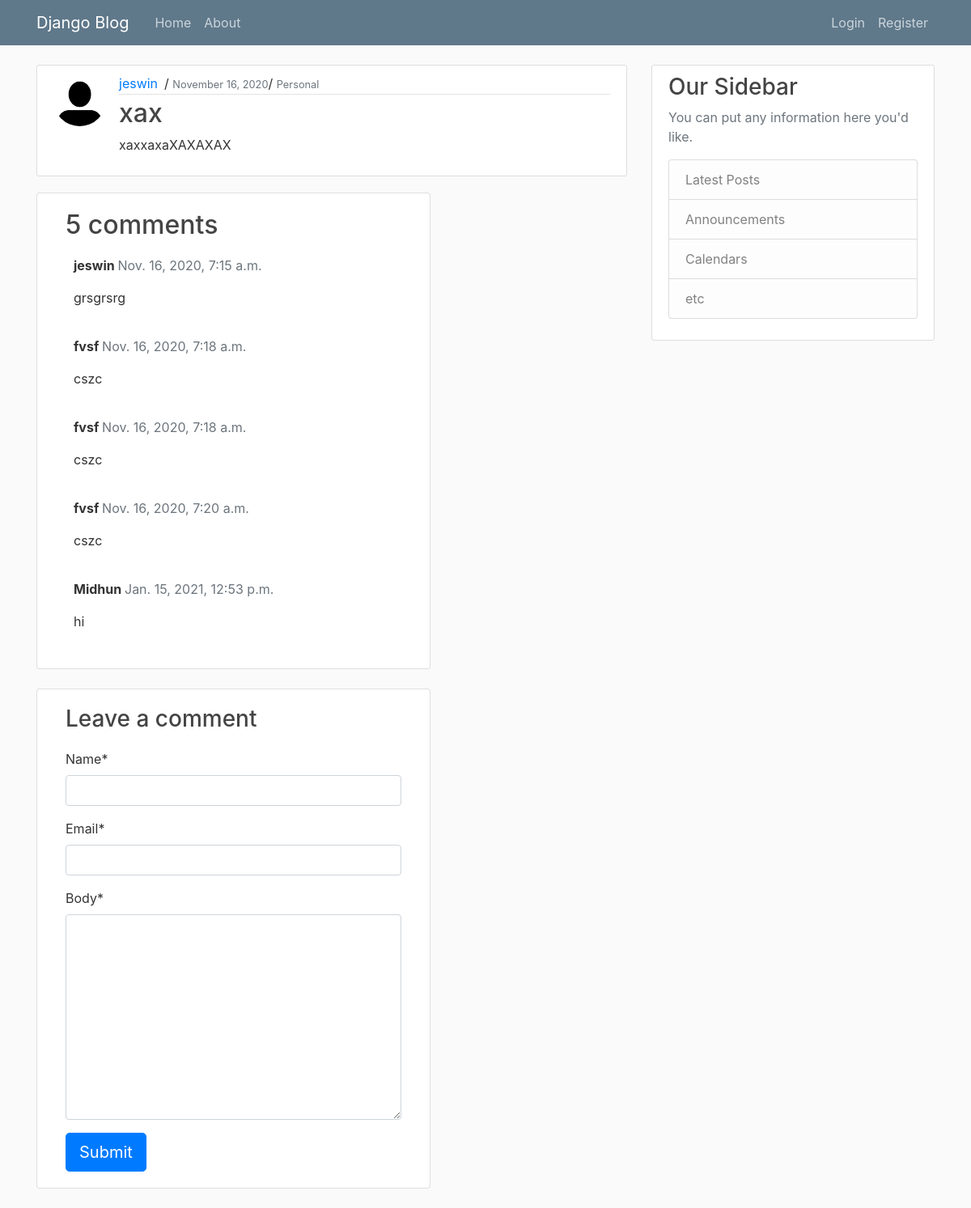
The app's page /post/2/ with its own data.
### blog/models.py (models this page shows, shortened)
class Post(models.Model):
    BLOG_CHOICES=[
        ("Personal","Personal"),
        ("Food","Food"),
        ("Travel","Travel"),
        ("Technology","Technology"),
        ("Fashion","Fashion"),
        ("Movies","Movies"),
        ("Politics","Politics"),
        ("Gaming","Gaming"),
        ("Business","Business"),
        ("Sports","Sports"),
        ]
    title = models.CharField(max_length=100)
    content = models.TextField()
    category = models.CharField(max_length=20, choices=BLOG_CHOICES, default="Personal")
    date_posted = models.DateTimeField(default=timezone.now)
    author = models.ForeignKey(User, on_delete=models.CASCADE)
    class Meta:
        ordering = ['-date_posted']

class Comment(models.Model):
    post = models.ForeignKey(Post,on_delete=models.CASCADE,related_name='comments')
    name = models.CharField(max_length=80)
    email = models.EmailField()
    body = models.TextField()
    created_on = models.DateTimeField(auto_now_add=True)
    active = models.BooleanField(default=True)
    class Meta:
        ordering = ['created_on']

### users/models.py (models this page shows, shortened)
class Profile(models.Model):
    user = models.OneToOneField(User, on_delete=models.CASCADE)
    image = models.ImageField(default='default.jpg', upload_to='profile_pics')

### blog/views.py (the view)
# urls.py: path('post/<int:pk>/', views.post_detail, name='post-detail'),
def post_detail(request, pk):
    template_name = 'blog/post_detail.html'
    post = get_object_or_404(Post, pk=pk)
    comments = post.comments.filter(active=True)
    new_comment = None
    if request.method == 'POST':
        comment_form = CommentForm(data=request.POST)
        if comment_form.is_valid():
            new_comment = comment_form.save(commit=False)
            new_comment.post = post
            new_comment.save()
    else:
        comment_form = CommentForm()
    return render(request, template_name, {'post': post,
                                           'comments': comments,
                                           'new_comment': new_comment,
                                           'comment_form': comment_form})

### blog/forms.py
class CommentForm(forms.ModelForm):
    class Meta:
        model = Comment
        fields = ('name', 'email', 'body')

### blog/templates/blog/post_detail.html (shortened to what this page needs)
{% extends "blog/base.html" %}
{% load crispy_forms_tags %}
{% block content %}
  <article class="media content-section">
    <img class="rounded-circle article-img" src="{{ post.author.profile.image.url }}">
    <div class="media-body">
      <div class="article-metadata">
        <a class="mr-2" href="#">{{ post.author }}</a>/
        <small class="text-muted">{{ post.date_posted|date:"F d, Y" }}</small>/
        <small class="text-muted">{{ post.category}}</small>
      </div>
      <h2 class="article-title">{{ post.title }}</h2>
      <p class="article-content">{{ post.content }}</p>
    </div>
  </article>
  <div class="col-md-8 card mb-4  mt-3 ">
    <div class="card-body">
      <h2>{{ comments.count }} comments</h2>
      {% for comment in comments %}
      <div class="comments" style="padding: 10px;">
        <p class="font-weight-bold">
          {{ comment.name }}
          <span class=" text-muted font-weight-normal">
            {{ comment.created_on }}
          </span>
        </p>
        {{ comment.body | linebreaks }}
      </div>
      {% endfor %}
    </div>
  </div>
  <div class="col-md-8 card mb-4  mt-3 ">
    <div class="card-body">
      <h3>Leave a comment</h3>
      <form method="post" style="margin-top: 1.3em;">
        {{ comment_form | crispy }}
        <button type="submit" class="btn btn-primary  btn-lg">Submit</button>
      </form>
    </div>
  </div>
{% endblock content %}

### blog/static/blog/main.css (style rules this page uses)
body { background: #fafafa; color: #333333; margin-top: 5rem; }
h1, h2, h3, h4, h5, h6 { color: #444444; }
.content-section { background: #ffffff; padding: 10px 20px; border: 1px solid #dddddd; border-radius: 3px; margin-bottom: 20px; }
.article-title { color: #444444; }
.article-content { white-space: pre-line; }
.article-img { height: 65px; width: 65px; margin-right: 16px; }
.article-metadata { padding-bottom: 1px; margin-bottom: 4px; border-bottom: 1px solid #e3e3e3 }

### records on screen
Post: author.profile.image (placeholder picture), author "jeswin", date_posted "November 16, 2020", category "Personal", title "xax", content "xaxxaxaXAXAXAX"
Comment: name "jeswin", created_on "Nov. 16, 2020, 7:15 a.m.", body "grsgrsrg"
Comment: name "fvsf", created_on "Nov. 16, 2020, 7:18 a.m.", body "cszc"
Comment: name "fvsf", created_on "Nov. 16, 2020, 7:18 a.m.", body "cszc"
Comment: name "fvsf", created_on "Nov. 16, 2020, 7:20 a.m.", body "cszc"
Comment: name "Midhun", created_on "Jan. 15, 2021, 12:53 p.m.", body "hi"

### other values on screen
{{ comments.count }} "5"
